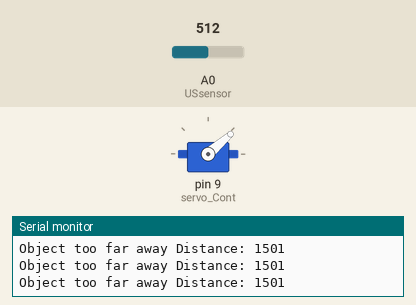
The sketch below on a simulated Arduino Uno, built with avr-gcc and run on an emulated ATmega328P. On the bench: servo, the last lines printed to the serial monitor. The test bench sets the inputs (shaded band); at power-on: A0 (USsensor) = 512.

Above: at 1.2 s.
1.3 s: A0 (USsensor) set to 72
At 2.7 s:
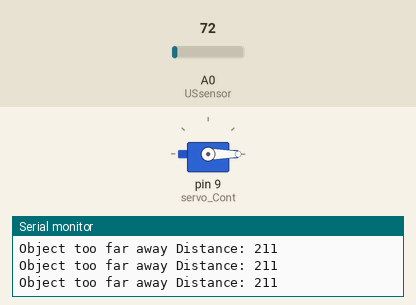
3.0 s: A0 (USsensor) set to 65
At 4.2 s:
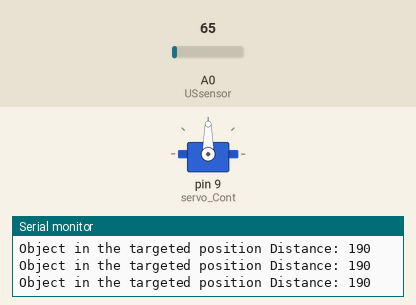
4.5 s: A0 (USsensor) set to 0
At 5.5 s:
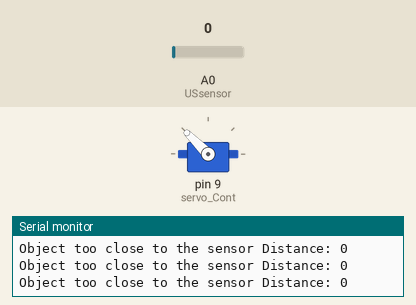
6.0 s: A0 (USsensor) set to 306
At 6.8 s:
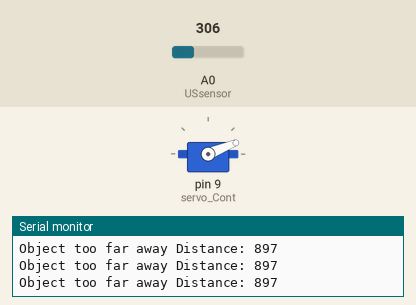
7.5 s: A0 (USsensor) set to 716
At 8.1 s:
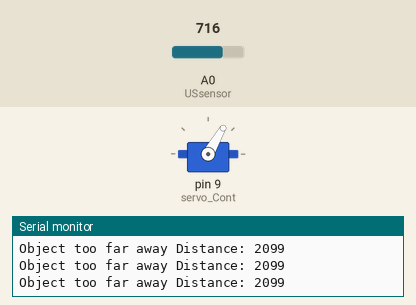
9.0 s: A0 (USsensor) set to 511
At 9.4 s:
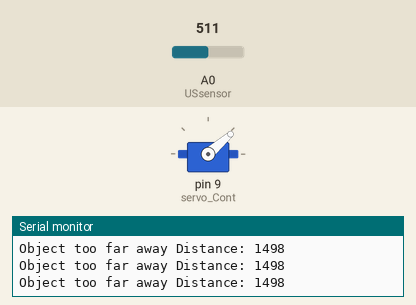
Timing chart, 0 to 12.0 s (numbered marks = the images above; inputs shaded):
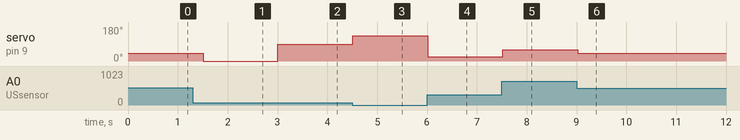

Measured:
- the behaviour switches between 69 and 68 on A0 (USsensor) (found by bisection; images 1 and 2)
- after the input at 1.3 s, servo on pin 9 (servo_Cont): 41° → 0° after 0.21 s
- after the input at 3.0 s, servo on pin 9 (servo_Cont): 0° → 90° at once
- after the input at 4.5 s, servo on pin 9 (servo_Cont): 90° → 135° at once
- after the input at 6.0 s, servo on pin 9 (servo_Cont): 135° → 22° at once
- after the input at 7.5 s, servo on pin 9 (servo_Cont): 22° → 60° at once
- after the input at 9.0 s, servo on pin 9 (servo_Cont): 60° → 41° at once

The sketch:

expirement.ino
```cpp
/*

We can reduce the amount of code we have used to create our speed control. As an experiment for this activity, let’s make our program shorter. To do this, we will need to map the speed of the servo in function of the distance we are measuring with the distance sensor.

We only need to use the if/else statement to identify when the servo has to move forwards or backwards and when it is in the targeted position.

*/


/*
  CTC GO! MOTION
  LESSON 03 - Continuous Rotation

  This sketch is written to accompany activity 3 of Lesson 3
*/

#include <Servo.h>

Servo servo_Cont;

int USsensor = A0;

int USvalue = 0;
int distance = 0;
int speed = 0;

void setup()
{
  servo_Cont.attach(9);
  Serial.begin(9600);
}

void loop()
{
  USvalue = analogRead(USsensor);
  distance = map(USvalue, 0, 1023, 0, 3000);

  Serial.print(" Distance: ");
  Serial.println(distance);

  if (distance < 150){
    servo_Cont.write(map(distance,0,150,135,90));
    Serial.print("Object too close to the sensor");
  } else if (distance >= 150 && distance <= 200){
    servo_Cont.write(90);
    Serial.print("Object in the targeted position");
  } else if (distance > 200){
    servo_Cont.write(map(distance,200,3000,0,89));
    Serial.print("Object too far away");
  }
  delay(250);
}
```
